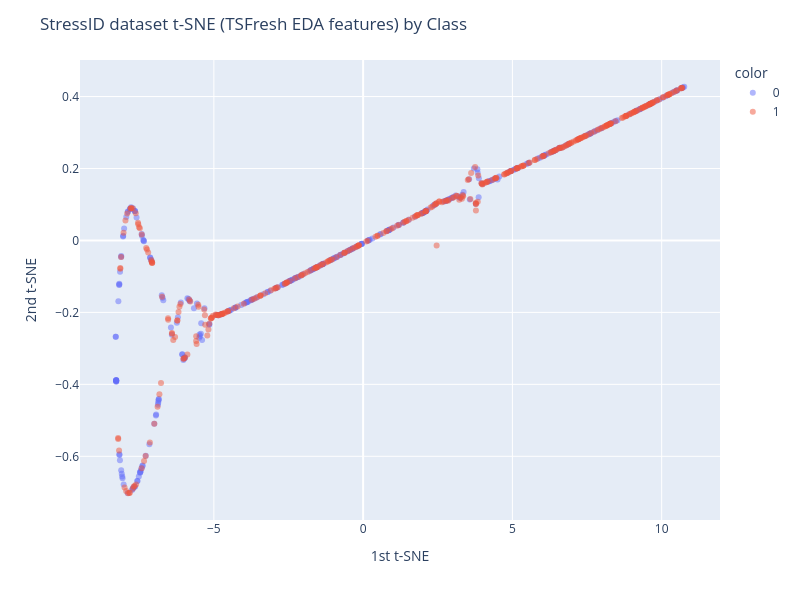
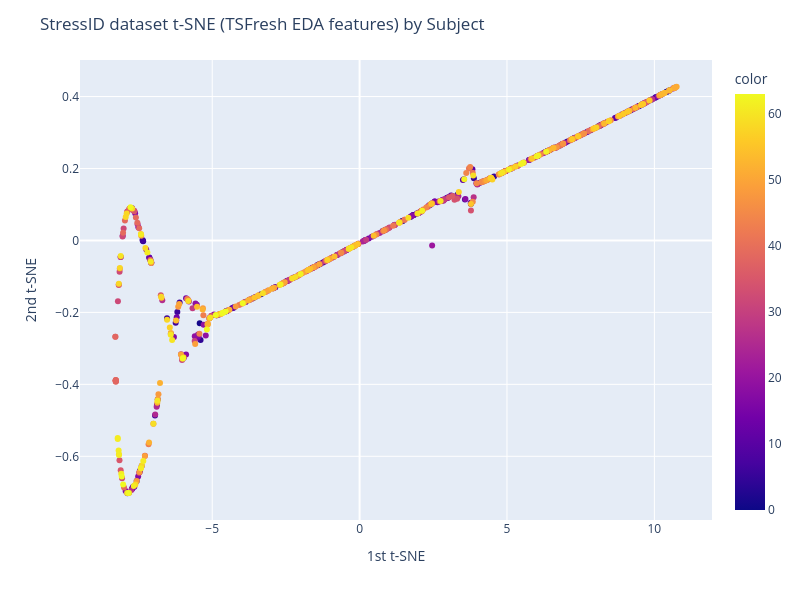
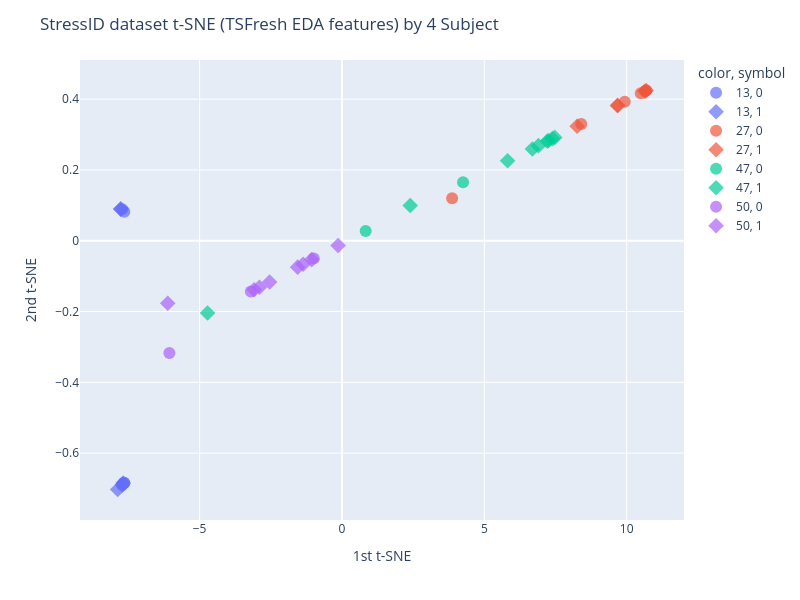

Notebook code cell kept with these figures, in order:
### Code cell
# t-SNE in StressID
# Best N-comp=2, Perp=190 np.arange(20, 220, 20) eda_rel_features
si_Ncomp = 2
si_Perp = 190
BY_CLASS = True
colors = y if BY_CLASS else subjects_in_columns

si_tsne = TSNE(n_components=si_Ncomp, perplexity=si_Perp, random_state=RANDOM_STATE)
si_X_tsne = si_tsne.fit_transform(eda_rel_features)
display(si_tsne.kl_divergence_)

fig_cls = px.scatter(x=si_X_tsne[:, 0], y=si_X_tsne[:, 1], color=y.astype(str), width=800, height=600, opacity=0.5)
fig_cls.update_layout(
    title="StressID dataset t-SNE (TSFresh EDA features) by Class",
    xaxis_title="1st t-SNE",
    yaxis_title="2nd t-SNE",
)
fig_cls.show()

fig_subj = px.scatter(x=si_X_tsne[:, 0], y=si_X_tsne[:, 1], color=subjects_in_columns, width=800, height=600)
fig_subj.update_layout(
    title="StressID dataset t-SNE (TSFresh EDA features) by Subject",
    xaxis_title="1st t-SNE",
    yaxis_title="2nd t-SNE",
)
fig_subj.show()

# Picking a small sample of subjects to show
n_subjects = 4
subjects_to_show = np.random.choice(range(len(subject_to_group)), size=n_subjects)
subject_mask = [n in subjects_to_show for n in subjects_in_columns]
filtered_subjects_rows = [str(subject) for subject, flag in zip(subjects_in_columns, subject_mask) if flag]
filtered_classes_rows = [str(label) for label, flag in zip(y.values, subject_mask) if flag]

fig_subj = px.scatter(x=si_X_tsne[:, 0][subject_mask], y=si_X_tsne[:, 1][subject_mask], color=filtered_subjects_rows, symbol=filtered_classes_rows, width=800, height=600)
fig_subj.update_layout(
    title=f"StressID dataset t-SNE (TSFresh EDA features) by {n_subjects} Subject",
    xaxis_title="1st t-SNE",
    yaxis_title="2nd t-SNE",
)
fig_subj.update_traces(
    marker=dict(size=12, opacity=0.7),
    selector=dict(mode="markers")
)
fig_subj.show()

### Figure 1 — Plotly figure (JSON) as saved in the notebook; plotly's stock layout.template omitted (floating-point values rounded to 4 significant figures; data arrays with more than 128 entries replaced by an {"elided": "..."} marker saying what was removed)
{"data": [{"hovertemplate": "color=0<br>x=%{x}<br>y=%{y}<extra></extra>", "legendgroup": "0", "marker": {"color": "#636efa", "opacity": 0.5, "symbol": "circle"}, "mode": "markers", "name": "0", "orientation": "v", "showlegend": true, "type": "scatter", "x": {"elided": "332 float values"}, "xaxis": "x", "y": {"elided": "332 float values"}, "yaxis": "y"}, {"hovertemplate": "color=1<br>x=%{x}<br>y=%{y}<extra></extra>", "legendgroup": "1", "marker": {"color": "#EF553B", "opacity": 0.5, "symbol": "circle"}, "mode": "markers", "name": "1", "orientation": "v", "showlegend": true, "type": "scatter", "x": {"elided": "367 float values"}, "xaxis": "x", "y": {"elided": "367 float values"}, "yaxis": "y"}], "layout": {"height": 600, "legend": {"title": {"text": "color"}, "tracegroupgap": 0}, "margin": {"t": 60}, "title": {"text": "StressID dataset t-SNE (TSFresh EDA features) by Class"}, "width": 800, "xaxis": {"anchor": "y", "domain": [0, 1], "title": {"text": "1st t-SNE"}}, "yaxis": {"anchor": "x", "domain": [0, 1], "title": {"text": "2nd t-SNE"}}}}

### Figure 2 — Plotly figure (JSON) as saved in the notebook; plotly's stock layout.template omitted (floating-point values rounded to 4 significant figures; data arrays with more than 128 entries replaced by an {"elided": "..."} marker saying what was removed)
{"data": [{"hovertemplate": "x=%{x}<br>y=%{y}<br>color=%{marker.color}<extra></extra>", "legendgroup": "", "marker": {"color": {"elided": "699 int values"}, "coloraxis": "coloraxis", "symbol": "circle"}, "mode": "markers", "name": "", "orientation": "v", "showlegend": false, "type": "scatter", "x": {"elided": "699 float values"}, "xaxis": "x", "y": {"elided": "699 float values"}, "yaxis": "y"}], "layout": {"coloraxis": {"colorbar": {"title": {"text": "color"}}, "colorscale": [[0, "#0d0887"], [0.1111, "#46039f"], [0.2222, "#7201a8"], [0.3333, "#9c179e"], [0.4444, "#bd3786"], [0.5556, "#d8576b"], [0.6667, "#ed7953"], [0.7778, "#fb9f3a"], [0.8889, "#fdca26"], [1, "#f0f921"]]}, "height": 600, "legend": {"tracegroupgap": 0}, "margin": {"t": 60}, "title": {"text": "StressID dataset t-SNE (TSFresh EDA features) by Subject"}, "width": 800, "xaxis": {"anchor": "y", "domain": [0, 1], "title": {"text": "1st t-SNE"}}, "yaxis": {"anchor": "x", "domain": [0, 1], "title": {"text": "2nd t-SNE"}}}}

### Figure 3 — Plotly figure (JSON) as saved in the notebook; plotly's stock layout.template omitted (floating-point values rounded to 4 significant figures)
{"data": [{"hovertemplate": "color=13<br>symbol=0<br>x=%{x}<br>y=%{y}<extra></extra>", "legendgroup": "13, 0", "marker": {"color": "#636efa", "opacity": 0.7, "size": 12, "symbol": "circle"}, "mode": "markers", "name": "13, 0", "orientation": "v", "showlegend": true, "type": "scatter", "x": [-7.655, -7.719, -7.699, -7.645, -7.642, -7.716], "xaxis": "x", "y": [-0.6836, -0.6903, -0.6874, 0.08206, -0.6843, 0.08918], "yaxis": "y"}, {"hovertemplate": "color=13<br>symbol=1<br>x=%{x}<br>y=%{y}<extra></extra>", "legendgroup": "13, 1", "marker": {"color": "#636efa", "opacity": 0.7, "size": 12, "symbol": "diamond"}, "mode": "markers", "name": "13, 1", "orientation": "v", "showlegend": true, "type": "scatter", "x": [-7.772, -7.717, -7.685, -7.877, -7.768], "xaxis": "x", "y": [0.08952, -0.6901, -0.6847, -0.7027, 0.08973], "yaxis": "y"}, {"hovertemplate": "color=27<br>symbol=0<br>x=%{x}<br>y=%{y}<extra></extra>", "legendgroup": "27, 0", "marker": {"color": "#EF553B", "opacity": 0.7, "size": 12, "symbol": "circle"}, "mode": "markers", "name": "27, 0", "orientation": "v", "showlegend": true, "type": "scatter", "x": [3.87, 10.69, 10.65, 9.932, 10.5, 8.404], "xaxis": "x", "y": [0.1203, 0.4245, 0.4229, 0.3927, 0.4164, 0.3296], "yaxis": "y"}, {"hovertemplate": "color=27<br>symbol=1<br>x=%{x}<br>y=%{y}<extra></extra>", "legendgroup": "27, 1", "marker": {"color": "#EF553B", "opacity": 0.7, "size": 12, "symbol": "diamond"}, "mode": "markers", "name": "27, 1", "orientation": "v", "showlegend": true, "type": "scatter", "x": [10.64, 9.683, 10.69, 9.679, 8.26], "xaxis": "x", "y": [0.4223, 0.3822, 0.4244, 0.3821, 0.3237], "yaxis": "y"}, {"hovertemplate": "color=47<br>symbol=0<br>x=%{x}<br>y=%{y}<extra></extra>", "legendgroup": "47, 0", "marker": {"color": "#00cc96", "opacity": 0.7, "size": 12, "symbol": "circle"}, "mode": "markers", "name": "47, 0", "orientation": "v", "showlegend": true, "type": "scatter", "x": [0.8328, 4.253], "xaxis": "x", "y": [0.02774, 0.1656], "yaxis": "y"}, {"hovertemplate": "color=47<br>symbol=1<br>x=%{x}<br>y=%{y}<extra></extra>", "legendgroup": "47, 1", "marker": {"color": "#00cc96", "opacity": 0.7, "size": 12, "symbol": "diamond"}, "mode": "markers", "name": "47, 1", "orientation": "v", "showlegend": true, "type": "scatter", "x": [7.391, 7.473, 6.688, 7.208, 5.817, 7.257, 6.9, -4.72, 2.397], "xaxis": "x", "y": [0.2885, 0.292, 0.2593, 0.2813, 0.2262, 0.2832, 0.2687, -0.2041, 0.09971], "yaxis": "y"}, {"hovertemplate": "color=50<br>symbol=0<br>x=%{x}<br>y=%{y}<extra></extra>", "legendgroup": "50, 0", "marker": {"color": "#ab63fa", "opacity": 0.7, "size": 12, "symbol": "circle"}, "mode": "markers", "name": "50, 0", "orientation": "v", "showlegend": true, "type": "scatter", "x": [-6.061, -3.201, -0.9903], "xaxis": "x", "y": [-0.3173, -0.1435, -0.05015], "yaxis": "y"}, {"hovertemplate": "color=50<br>symbol=1<br>x=%{x}<br>y=%{y}<extra></extra>", "legendgroup": "50, 1", "marker": {"color": "#ab63fa", "opacity": 0.7, "size": 12, "symbol": "diamond"}, "mode": "markers", "name": "50, 1", "orientation": "v", "showlegend": true, "type": "scatter", "x": [-2.897, -2.54, -0.1362, -1.062, -1.557, -1.364, -3.085, -6.119], "xaxis": "x", "y": [-0.1315, -0.1163, -0.01342, -0.05321, -0.07453, -0.06617, -0.1385, -0.1767], "yaxis": "y"}], "layout": {"height": 600, "legend": {"title": {"text": "color, symbol"}, "tracegroupgap": 0}, "margin": {"t": 60}, "title": {"text": "StressID dataset t-SNE (TSFresh EDA features) by 4 Subject"}, "width": 800, "xaxis": {"anchor": "y", "domain": [0, 1], "title": {"text": "1st t-SNE"}}, "yaxis": {"anchor": "x", "domain": [0, 1], "title": {"text": "2nd t-SNE"}}}}
